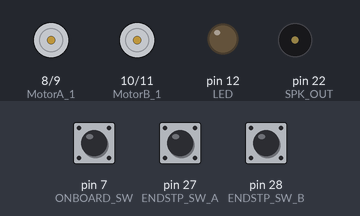
This sketch was run on a simulated Arduino Mega 2560, built with avr-gcc and run on an emulated ATmega2560. Parts: motor-driver pin pairs drawn as motors (green arrow = first pin HIGH = forward, orange = second pin HIGH = backward, longer = more drive), output pins drawn as LEDs (lit = HIGH), buzzer (waves = sounding). Inputs (shaded band) come from the test bench; at power-on: pin 7 (ONBOARD_SW) HIGH, pin 27 (ENDSTP_SW_A) HIGH, pin 28 (ENDSTP_SW_B) HIGH. What the sketch prints to the serial monitor is not drawn.

Above: at 2.2 s.
2.3 s: pin 7 (ONBOARD_SW) pulled LOW for 3.2 s
At 2.6 s:
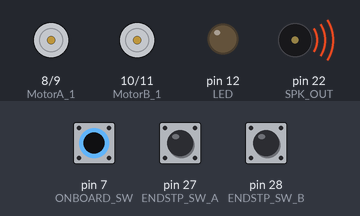
8.4 s: pin 27 (ENDSTP_SW_A) pulled LOW for 0.15 s
At 8.47 s:
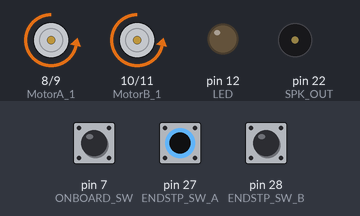
10.0 s: pin 28 (ENDSTP_SW_B) pulled LOW for 0.15 s
At 10.07 s:
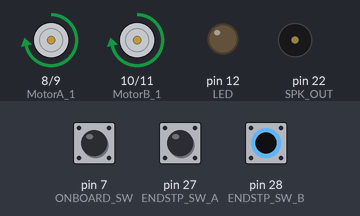
11.6 s: pin 28 (ENDSTP_SW_B) pulled LOW for 3.2 s
At 15.7 s:
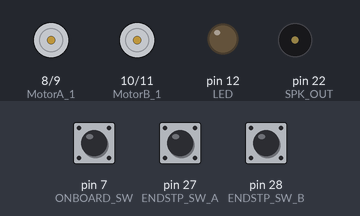
16.3 s: pin 7 (ONBOARD_SW) pulled LOW for 0.15 s
At 16.9 s:
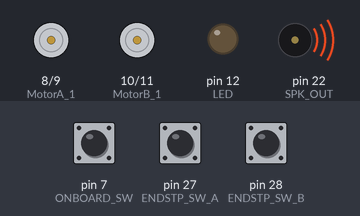
19.4 s: pin 27 (ENDSTP_SW_A) pulled LOW for 1 s
At 20.2 s:
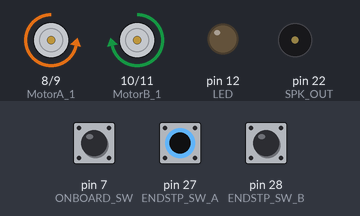
Timing chart, 0 to 22.4 s (numbered marks = the images above; inputs shaded):
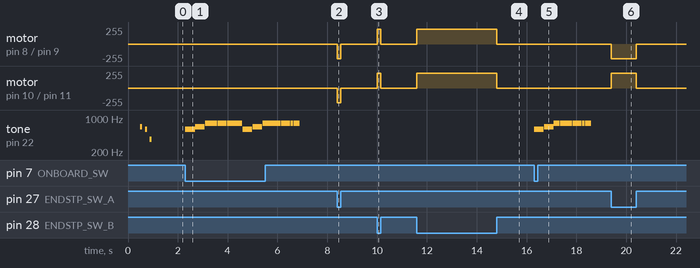

Measured:
- after the input at 2.3 s, tone on pin 22 (SPK_OUT): plays 587 Hz for 0.39 s, 659 Hz for 0.39 s, 784 Hz for 0.24 s, 784 Hz for 0.24 s, 784 Hz for 0.24 s, 784 Hz for 0.12 s … (18 notes in this stretch), starting at once
- after the input at 8.4 s, motor on pin 8 (MotorA_1) / pin 9 (MotorA_2), motor on pin 10 (MotorB_1) / pin 11 (MotorB_2): stopped → backward 220/255 at once, → stopped 0.15 s later
- after the input at 10.0 s, motor on pin 8 (MotorA_1) / pin 9 (MotorA_2), motor on pin 10 (MotorB_1) / pin 11 (MotorB_2): stopped → forward 220/255 at once, → stopped 0.15 s later
- after the input at 11.6 s, motor on pin 8 (MotorA_1) / pin 9 (MotorA_2), motor on pin 10 (MotorB_1) / pin 11 (MotorB_2): stopped → forward 220/255 at once, → stopped 3.2 s later
- after the input at 16.3 s, tone on pin 22 (SPK_OUT): plays 587 Hz for 0.39 s, 659 Hz for 0.39 s, 784 Hz for 0.24 s, 784 Hz for 0.24 s, 784 Hz for 0.24 s, 784 Hz for 0.12 s … (9 notes in this stretch), starting at once
- after the input at 19.4 s, motor on pin 8 (MotorA_1) / pin 9 (MotorA_2): stopped → backward 220/255 at once, → stopped 1.0 s later; motor on pin 10 (MotorB_1) / pin 11 (MotorB_2): stopped → forward 220/255 at once, → stopped 1.0 s later

The sketch:

songnmove_robot.ino
```cpp
/*
 *  Ex_15 - Of Motion & Sound
 *  Playing simple tone from the on-board Piezo Speaker
 *  & Control the Motor too!
 *
 *    LEDs
 *    --  GP12
 *
 *    SPK
 *    --  GP22
 *
 *    MotorA
 *    --  GP8,9
 *
 *    MotorB
 *    --  GP10,11
 *
 *    Switch
 *    --  GP7
 *
 *    External Switch
 *    --  GP27
 *    --  GP28
 *
 */

#include "pitches.h"

#define ONBOARD_SW 7
#define ENDSTP_SW_A 27
#define ENDSTP_SW_B 28

#define LED 12
#define SPK_OUT   22

#define MotorA_1 8
#define MotorA_2 9
#define MotorB_1 10
#define MotorB_2 11

bool isRobotSpinning = false;

void playTone(unsigned int frequency, unsigned int duration){
    tone(SPK_OUT, frequency, duration - 10);
    delay(duration);
}


// Direction 0: forward | 1: backward
// Speed = from 0 to 100
// Motor  0: Motor A | 1: MOtor B
void motorMoveControl(unsigned short motor, unsigned short direction, unsigned short speed) {
            analogWrite((motor == 0) ? MotorA_1 : MotorB_1, (direction == 0) ? 0 : ((speed > 0) && (speed < 100)? speed +150 : 0));
            analogWrite((motor == 0) ? MotorA_2 : MotorB_2, (direction == 1) ? 0 : ((speed > 0) && (speed < 100)? speed +150 : 0));
}


void setup() {
    pinMode(ENDSTP_SW_A, INPUT_PULLUP);
    pinMode(ENDSTP_SW_B, INPUT_PULLUP);
    pinMode(ONBOARD_SW, INPUT_PULLUP);

    pinMode(LED, OUTPUT);
    pinMode(SPK_OUT, OUTPUT);
    noTone(SPK_OUT);

    pinMode(MotorA_1, OUTPUT);
    pinMode(MotorA_2, OUTPUT);
    pinMode(MotorB_1, OUTPUT);
    pinMode(MotorB_2, OUTPUT);
    digitalWrite(MotorA_1, LOW);
    digitalWrite(MotorA_2, LOW);
    digitalWrite(MotorB_1, LOW);
    digitalWrite(MotorB_2, LOW);

    delay(500);

    Serial.begin(115200);
    Serial.println("Tone & Motor Test");

    playTone(NOTE_E5, 90);
    delay(100);
    playTone(NOTE_D5, 90);
    delay(100);
    playTone(NOTE_FS4, 90);
    delay(100);
    noTone(SPK_OUT);
}


void loop() {
    if (digitalRead(ONBOARD_SW) == LOW) {
       isRobotSpinning = !isRobotSpinning;
        //BabyShark Theme
       playTone(NOTE_D5, 400);
       playTone(NOTE_E5, 400);
       playTone(NOTE_G5, 250);
       playTone(NOTE_G5, 250);
       playTone(NOTE_G5, 250);
       playTone(NOTE_G5, 125);
       playTone(NOTE_G5, 250);
       playTone(NOTE_G5, 125);
       playTone(NOTE_G5, 250);


    } else if (digitalRead(ENDSTP_SW_A) == LOW) {
        if (isRobotSpinning) {
            // digitalWrite(MotorA_1, LOW);
            // digitalWrite(MotorA_2, HIGH);
            // digitalWrite(MotorB_1, HIGH);
            // digitalWrite(MotorB_2, LOW);
            motorMoveControl(0, 0, 70);
            motorMoveControl(1, 1, 70);
        } else {
            // digitalWrite(MotorA_1, LOW);
            // digitalWrite(MotorA_2, HIGH);
            // digitalWrite(MotorB_1, LOW);
            // digitalWrite(MotorB_2, HIGH);
            motorMoveControl(0, 0, 70);
            motorMoveControl(1, 0, 70);
        }

    } else if (digitalRead(ENDSTP_SW_B) == LOW) {
        if (isRobotSpinning) {
            // digitalWrite(MotorA_1, HIGH);
            // digitalWrite(MotorA_2, LOW);
            // digitalWrite(MotorB_1, LOW);
            // digitalWrite(MotorB_2, HIGH);
            motorMoveControl(0, 1, 70);
            motorMoveControl(1, 0, 70);
        } else {
            // digitalWrite(MotorA_1, HIGH);
            // digitalWrite(MotorA_2, LOW);
            // digitalWrite(MotorB_1, HIGH);
            // digitalWrite(MotorB_2, LOW);
            motorMoveControl(0, 1, 70);
            motorMoveControl(1, 1, 70);
        }
    } else {
        // digitalWrite(MotorA_1, LOW);
        // digitalWrite(MotorA_2, LOW);
        // digitalWrite(MotorB_1, LOW);
        // digitalWrite(MotorB_2, LOW);
         motorMoveControl(0, 0, 0);
         motorMoveControl(1, 1, 0);
    }
}


                
```
